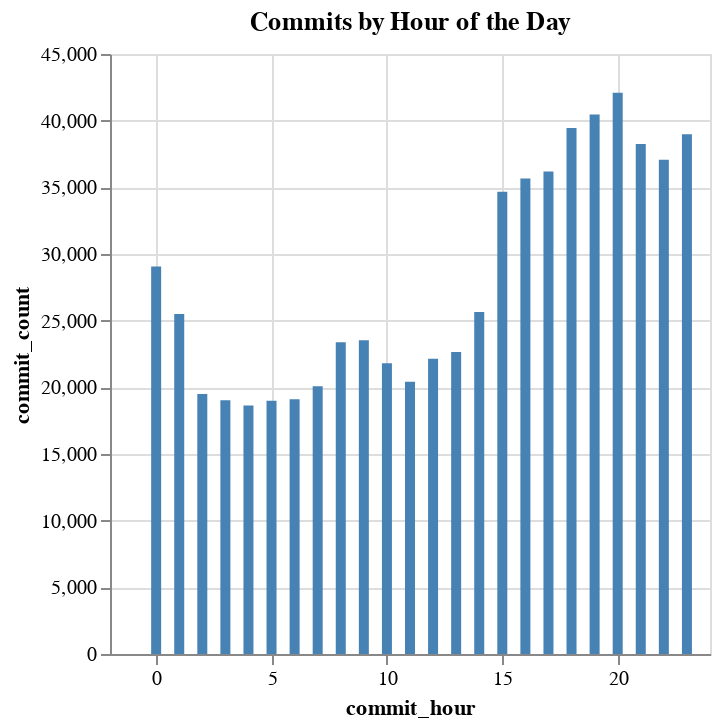

The cell this chart's notebook holds for it:
### Markdown cell above
### 1. Commits by Hour of the Day

### Code cell
query = """
SELECT EXTRACT(HOUR FROM committer.date) as commit_hour, COUNT(*) as commit_count
FROM `bruin-hiring.github_repos.sample_commits`
GROUP BY commit_hour
ORDER BY commit_hour;
"""
run_query_and_visualize(query, 'commit_hour', 'commit_count', chart_type='bar', title='Commits by Hour of the Day')

### Figure 1 — Vega-Lite specification as saved in the notebook (floating-point values rounded to 4 significant figures)
{"config": {"view": {"continuousWidth": 300, "continuousHeight": 300}}, "data": {"name": "data-e60d61ba84d4783a7d216182308ba466"}, "mark": {"type": "bar"}, "encoding": {"color": {"condition": {"param": "param_17", "value": "steelblue"}, "value": "lightgray"}, "tooltip": [{"field": "commit_hour", "type": "quantitative"}, {"field": "commit_count", "type": "quantitative"}], "x": {"field": "commit_hour", "sort": "-y", "type": "quantitative"}, "y": {"field": "commit_count", "type": "quantitative"}}, "params": [{"name": "param_17", "select": {"type": "point", "fields": ["commit_hour"]}, "bind": "legend"}, {"name": "param_18", "select": {"type": "interval", "encodings": ["x", "y"]}, "bind": "scales"}], "title": "Commits by Hour of the Day", "$schema": "https://vega.github.io/schema/vega-lite/v5.17.0.json", "datasets": {"data-e60d61ba84d4783a7d216182308ba466": [{"commit_hour": 0, "commit_count": 29068}, {"commit_hour": 1, "commit_count": 25508}, {"commit_hour": 2, "commit_count": 19505}, {"commit_hour": 3, "commit_count": 19028}, {"commit_hour": 4, "commit_count": 18636}, {"commit_hour": 5, "commit_count": 18989}, {"commit_hour": 6, "commit_count": 19102}, {"commit_hour": 7, "commit_count": 20077}, {"commit_hour": 8, "commit_count": 23389}, {"commit_hour": 9, "commit_count": 23524}, {"commit_hour": 10, "commit_count": 21813}, {"commit_hour": 11, "commit_count": 20422}, {"commit_hour": 12, "commit_count": 22136}, {"commit_hour": 13, "commit_count": 22654}, {"commit_hour": 14, "commit_count": 25652}, {"commit_hour": 15, "commit_count": 34674}, {"commit_hour": 16, "commit_count": 35668}, {"commit_hour": 17, "commit_count": 36183}, {"commit_hour": 18, "commit_count": 39444}, {"commit_hour": 19, "commit_count": 40465}, {"commit_hour": 20, "commit_count": 42089}, {"commit_hour": 21, "commit_count": 38247}, {"commit_hour": 22, "commit_count": 37062}, {"commit_hour": 23, "commit_count": 38974}]}}
